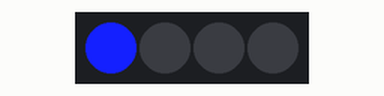
This sketch was run on a simulated Arduino Uno, built with avr-gcc and run on an emulated ATmega328P. Parts: 4 RGB LEDs in strip order, left to right.

Above: at 0.2 s.
At 1.2 s:
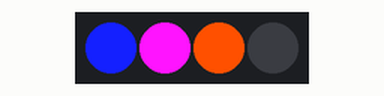
At 1.8 s:
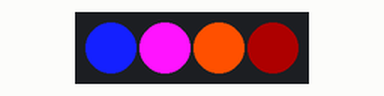
At 4.0 s:
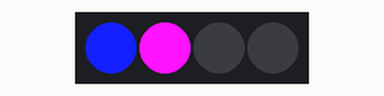
At 6.3 s:
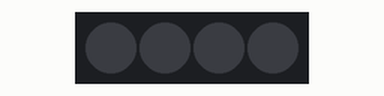
Timing chart, 0 to 7.6 s (numbered marks = the images above):
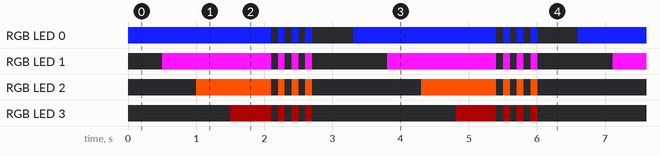

The sketch:

WS2812.ino
```cpp
#include <Adafruit_NeoPixel.h>
#ifdef __AVR__
 #include <avr/power.h> // Required for 16 MHz Adafruit Trinket
#endif

// 控制 WS2812 灯条的引脚编号
#define PIN        6

//定义控制的 LED 数量
#define NUMPIXELS 4

Adafruit_NeoPixel pixels(NUMPIXELS, PIN, NEO_GRB + NEO_KHZ800);

//相邻 LED 之间的延迟，单位毫秒
#define DELAYVAL 500

void setup() {
  // These lines are specifically to support the Adafruit Trinket 5V 16 MHz.
  // Any other board, you can remove this part (but no harm leaving it):
#if defined(__AVR_ATtiny85__) && (F_CPU == 16000000)
  clock_prescale_set(clock_div_1);
#endif
  // END of Trinket-specific code.

  pixels.begin(); // INITIALIZE NeoPixel strip object (REQUIRED)
}
 // 在这里编写你的代码，控制LED灯条的亮灭和颜色
void loop() {
  pixels.clear(); // Set all pixel colors to 'off'

  // The first NeoPixel in a strand is #0, second is 1, all the way up
  // to the count of pixels minus one.
  for(int i=0; i<NUMPIXELS+1; i++) { // For each pixel...
    switch(i){
    case 0:pixels.setPixelColor(i, pixels.Color(20, 32, 255));break;//蓝
    case 1:pixels.setPixelColor(i, pixels.Color(255, 20,255));break;//紫
    case 2:pixels.setPixelColor(i, pixels.Color(255, 80,0));break;//黄
    case 3:pixels.setPixelColor(i, pixels.Color(51, 0, 0));break;//红
    case 4:for(int x=0;x<4;x++){
            pixels.setPixelColor(0, pixels.Color(20, 32, 255));
            pixels.setPixelColor(1, pixels.Color(255, 20,255));
            pixels.setPixelColor(2, pixels.Color(255, 80,0));
            pixels.setPixelColor(3, pixels.Color(51, 0, 0));
            pixels.show();   // Send the updated pixel colors to the hardware.
            delay(100);
            pixels.setPixelColor(0, pixels.Color(0, 0, 0));
            pixels.setPixelColor(1, pixels.Color(0, 0, 0));
            pixels.setPixelColor(2, pixels.Color(0, 0, 0));
            pixels.setPixelColor(3, pixels.Color(0, 0, 0));
            pixels.show();
            delay(100);};break;
    default : break;
    }
    pixels.show();   // Send the updated pixel colors to the hardware.
    delay(DELAYVAL); // Pause before next pass through loop
  }
}
```

Measured:
- by itself, RGB LED 0: repeats every 3.3 s: 3 × (off 0.10 s, RGB(20, 32, 255) 0.10 s), off 0.60 s, RGB(20, 32, 255) 2.1 s
- by itself, RGB LED 1: repeats every 3.3 s: 3 × (off 0.10 s, RGB(255, 20, 255) 0.10 s), off 1.1 s, RGB(255, 20, 255) 1.6 s
- by itself, RGB LED 2: repeats every 3.3 s: 3 × (off 0.10 s, RGB(255, 80, 0) 0.10 s), off 1.6 s, RGB(255, 80, 0) 1.1 s
- by itself, RGB LED 3: repeats every 3.3 s: 3 × (off 0.10 s, RGB(51, 0, 0) 0.10 s), off 2.1 s, RGB(51, 0, 0) 0.60 s
